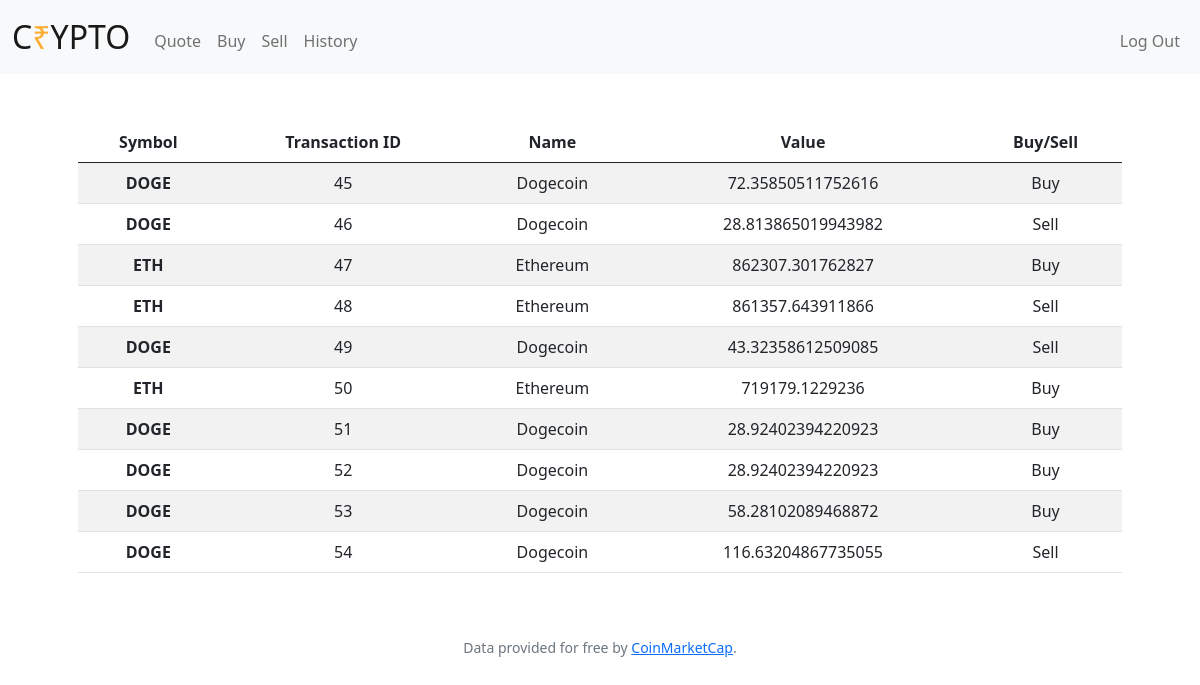
The app's page /history (signed in) with its own data.
### tables this page shows
CREATE TABLE "history" (
	"id"	INTEGER NOT NULL,
	"name"	TEXT NOT NULL,
	"symbol"	TEXT NOT NULL,
	"quantity"	NUMERIC NOT NULL,
	"value"	NUMERIC NOT NULL DEFAULT 500000,
	"user_id"	INTEGER NOT NULL,
	"type"	INTEGER NOT NULL,
	FOREIGN KEY("user_id") REFERENCES "users"("id"),
	PRIMARY KEY("id" AUTOINCREMENT)
);

### app.py (the view)
@app.route("/history")
@login_required
def history():
    HISTORY = db.execute("SELECT name, id, symbol, quantity, type, value FROM history WHERE user_id = ?", (session["user_id"], )).fetchall()
    return render_template("history.html", history=HISTORY)

### app.py (called while the page is built)
@app.after_request
def after_request(response):
    response.headers["Cache-Control"] = "no-cache, no-store, must-revalidate"
    response.headers["Expires"] = 0
    response.headers["Pragma"] = "no-cache"
    return response

def dict_factory(cursor, row):
    dict = {}
    for id, col in enumerate(cursor.description):
        dict[col[0]] = row[id]
    return dict

### helpers.py (called while the page is built)
def login_required(f):
    @wraps(f)
    def decorated_function(*args, **kwargs):
        if not session.get("user_id"):
            return redirect(url_for("login"))
        return f(*args, **kwargs)
    return decorated_function

### templates/history.html (shortened to what this page needs)
{% extends "layouts.html" %}
{% block main %}
    <table class="table table-striped">
        <thead>
            <tr>
                <th scope="col">Symbol</th>
                <th scope="col">Transaction ID</th>
                <th scope="col">Name</th>
                <th scope="col">Value</th>
                <th scope="col">Buy/Sell</th>
            </tr>
        </thead>
        <tbody>
            {% for item in history %}
                <tr>
                    <th scope="row">{{item["symbol"]}}</th>
                    <td>{{item["id"]}}</td>
                    <td>{{item["name"]}}</td>
                    <td>{{item["value"]}}</td>
                    <td>{{item["type"]}}</td>
                </tr>
            {% endfor %}
        </tbody>
    </table>
{% endblock %}

### templates/layouts.html (shortened to what this page needs)
<!DOCTYPE html>
<html lang="en">
    <head>
        <link href="https://cdn.jsdelivr.net/npm/bootstrap@5.0.2/dist/css/bootstrap.min.css" rel="stylesheet">
        <link href="../static/styles.css" rel="stylesheet">
    </head>
    <body>
        <nav class="navbar navbar-expand-lg navbar-light bg-light">
            <div class="container-fluid">
                <a class="navbar-brand" href="/">C<span class="yellow">&#x20B9;</span>YPTO</a>
                <div class="collapse navbar-collapse" id="navbarNav">
                    {% if session.user_id %}
                        <ul class="navbar-nav me-auto mt-2">
                            <li class="nav-item"><a class="nav-link" href="/quote">Quote</a></li>
                            <li class="nav-item"><a class="nav-link" href="/buy">Buy</a></li>
                            <li class="nav-item"><a class="nav-link" href="/sell">Sell</a></li>
                            <li class="nav-item"><a class="nav-link" href="/history">History</a></li>
                        </ul>
                        <ul class="navbar-nav ms-auto mt-2">
                            <li class="nav-item"><a class="nav-link" href="/logout">Log Out</a></li>
                        </ul>
                    {% else %}
                        <ul class="navbar-nav ms-auto mt-2">
                            <li class="nav-item"><a class="nav-link" href="/register">Register</a></li>
                            <li class="nav-item"><a class="nav-link" href="/login">Log In</a></li>
                        </ul>
                    {% endif %}
                </div>
            </div>
        </nav>
        <main class="container p-5">
            {% block main %}{% endblock %}
        </main>
        <footer class="small text-center text-muted">
            Data provided for free by <a href="https://coinmarketcap.com/api/documentation/v1/">CoinMarketCap</a>.
        </footer>
    </body>
</html>

### static/styles.css (style rules this page uses)
nav .navbar-brand { font-size: xx-large; }
.yellow { color: #FFAC33; }
main { text-align: center; }

### records on screen
history: symbol "DOGE", id "45", name "Dogecoin", value "72.35850511752616", type "Buy"
history: symbol "DOGE", id "46", name "Dogecoin", value "28.813865019943982", type "Sell"
history: symbol "ETH", id "47", name "Ethereum", value "862307.301762827", type "Buy"
history: symbol "ETH", id "48", name "Ethereum", value "861357.643911866", type "Sell"
history: symbol "DOGE", id "49", name "Dogecoin", value "43.32358612509085", type "Sell"
history: symbol "ETH", id "50", name "Ethereum", value "719179.1229236", type "Buy"
history: symbol "DOGE", id "51", name "Dogecoin", value "28.92402394220923", type "Buy"
history: symbol "DOGE", id "52", name "Dogecoin", value "28.92402394220923", type "Buy"
history: symbol "DOGE", id "53", name "Dogecoin", value "58.28102089468872", type "Buy"
history: symbol "DOGE", id "54", name "Dogecoin", value "116.63204867735055", type "Sell"
